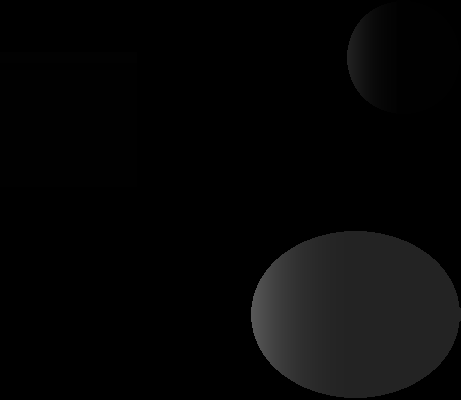
#> input picture TESTEdepois.png, 461 x 400 px
$ python -i watershed-antigo-funcional-escalaDeCinza.py   (imports and definitions only)
#> lines starting #> are read from the running program, lines starting #| are printed output that depends on the picture; after the words box and inside, x2 and y2 are one past the last pixel; in counts of white or black regions, pixels touching at a corner belong together
# -*- coding: utf-8 -*-
"""
Created on Tue Jun 18 10:18:52 2019
@author: João Victor Ribeiro de Jesus
"""

from __future__ import print_function
import os, sys
from PIL import Image
from PIL import ImageFilter
import cv2
import numpy as np
import imutils
from copy import copy, deepcopy
import matplotlib.pyplot as plt
from skimage import data
from skimage import filters
from skimage import exposure
from datetime import datetime

import labeling

# [120 lines left out: functions rotularWatershed, watershed, not called in this run]

def mapaDistancia(imagemCinza):
    imagemCinza_aux = copy(imagemCinza)
    imagemCinza_aux = cv2.distanceTransform(imagemCinza_aux, cv2.DIST_L2, 3)
    for y in range(len(imagemCinza)):
        for x in range(len(imagemCinza[0])):
            imagemCinza[y][x] = int(imagemCinza_aux[y][x])  # transformar em int

            """if int(imagemCinza_aux[y][x])*4 > 255: #multiplicar "int(imagemCinza_aux[y][x])" por X valor
                imagemCinza[y][x] = 255

            else:
                imagemCinza[y][x] = int(imagemCinza_aux[y][x])*4 #multiplicar aqui também"""

def correcaoPontosElipse():
    pass
    # Verificar se um ponto ta mais próximo da borda ou de outro ponto
    # Se o ponto estiver mais proximo de um outro ponto com rotulo diferente, pintar o pixel com o mesmo rotulo do ponto distante
    # Se não, deixar como rótulos separados mesmo

# [50 lines left out: functions localMaxEquivalencia, localMax, not called in this run]

def encontrarBorda(imagemCinza, imagem_borda):
    for y in range(len(imagemCinza)):
        for x in range(len(imagemCinza[0])):
            if imagemCinza[y][x] != 0:
                if imagemCinza[y-1][x] == 0 or imagemCinza[y][x-1] == 0 or imagemCinza[y][x+1] == 0 or imagemCinza[y+1][x+1] == 0 or imagemCinza[y+1][x-1] == 0 or imagemCinza[y-1][x-1] == 0 or imagemCinza[y-1][x+1] == 0:
                    imagem_borda[y][x] = 255

def iniciar(imagem):
    inicioH = datetime.now().hour
    inicioM = datetime.now().minute
    inicioS = datetime.now().second

    #imagem = cv2.imread('gray.jpg')
    cv2.imwrite("imagem.png", imagem)
    imagem = cv2.imread('imagem.png')
    imagemCinza = cv2.cvtColor(imagem, cv2.COLOR_BGR2GRAY)
    imagemColorida = copy(imagem)
    imagem_borda = np.zeros((len(imagem),len(imagem[0])),dtype=float)

    altura = len(imagemCinza)
    largura = len(imagemCinza[0])

    print('Calculando distâncias...')
    mapaDistancia(imagemCinza)
    print('Encontrando bordas...')
    encontrarBorda(imagemCinza, imagem_borda)
    print('Encontrando pontos máximos...')
    imagemPontosMax = localMax(imagemCinza)
    imagemPontosMax = localMaxEquivalencia(imagemPontosMax)

    imagemWatershed = copy(imagemPontosMax)
    watershed(imagemCinza, imagemWatershed) #WATERSHED

    fimH = datetime.now().hour
    fimM = datetime.now().minute
    fimS = datetime.now().second

    print("\nHoras:", fimH - inicioH, 'Minutos:', fimM - inicioM,'Segundos:', fimS - inicioS)

    # [12 lines of commented-out code are left out]

    return imagemCinza, imagem_borda, imagemPontosMax, imagemWatershed
    #imagem = Image.fromarray(result)
    #imagem.show()

>>> import cv2
>>> picture = cv2.imread('../TESTEdepois.png')
#> picture is the input picture: shape (400, 461, 3); min 0, max 88, mean 6.5
>>> result = iniciar(picture)
#> in iniciar, `imagem_borda = np.zeros((len(imagem),len(imagem[0])),dtype=float)`: imagem_borda: shape (400, 461) float64; every value is 0
#> in iniciar, `altura = len(imagemCinza)`: altura = 400
#> in iniciar, `largura = len(imagemCinza[0])`: largura = 461
#> in mapaDistancia, `imagemCinza_aux = cv2.distanceTransform(imagemCinza_aux, cv2.DIST_L2, 3)`:
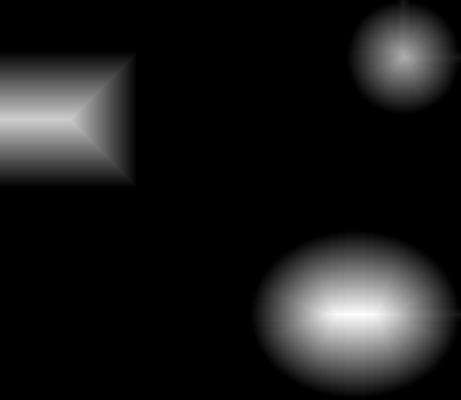
#> imagemCinza_aux: shape (400, 461) float32; min 0, max 80.22, mean 8.3; drawn with min black and max white
#> after the loop in mapaDistancia, `for y in range(len(imagemCinza)):`:
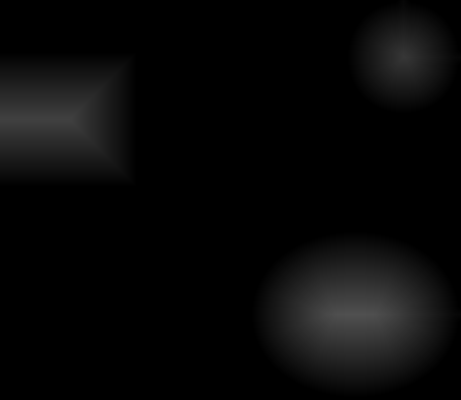
#> imagemCinza: shape (400, 461); min 0, max 80, mean 8.1
#> the loop in encontrarBorda, `for y in range(len(imagemCinza)):` made 54 passes
#> after the loop in encontrarBorda, `for y in range(len(imagemCinza)):`:
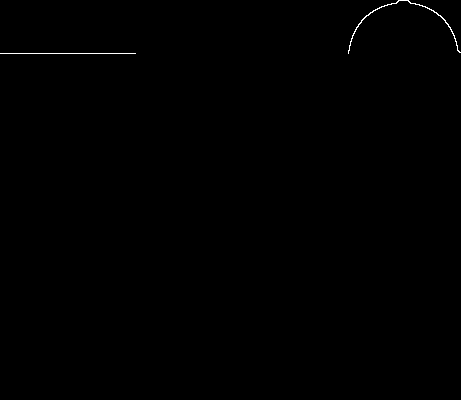
#> imagem_borda: shape (400, 461) float64; 0.19% white in thin lines or dots, all inside (x1, y1, x2, y2) = (0, 0, 461, 54)
#> (the run stopped early here; a loop or call above may not have finished)
